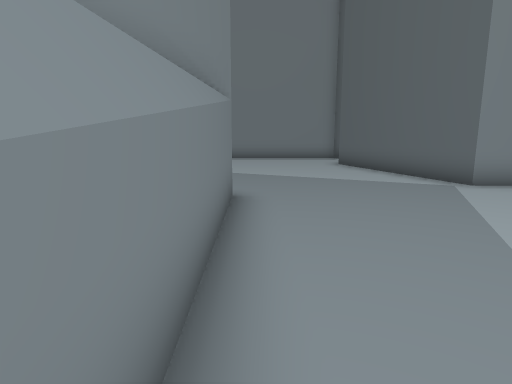
[1] (above)

12 first-person views from a walk through a Unity game level. The camera is 1.2 m above the floor, tilts 10° down and sees 75° across. The floor is counted in squares, 1 m on a side. Each view is taken from the middle of a square. On the plan, view 1 faces up. The plan holds only what a view shows up to about 14 squares ahead; the rest is blank. The place goes on beyond the plan.

[2]
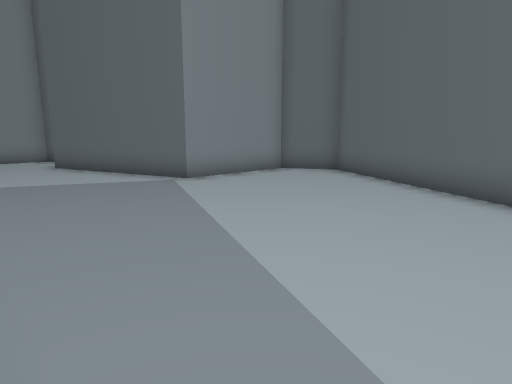

[3]
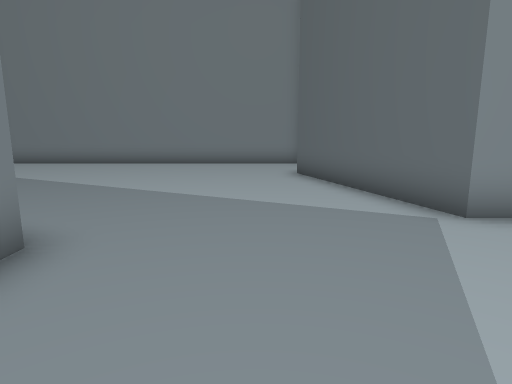

[4]
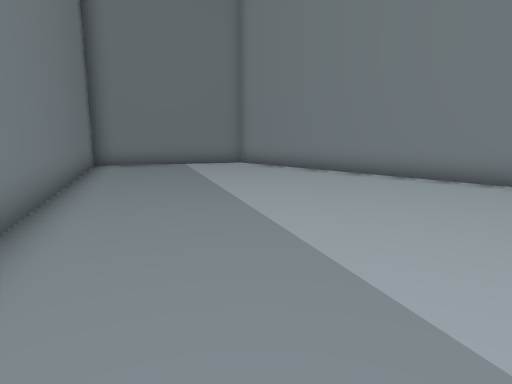

[5]
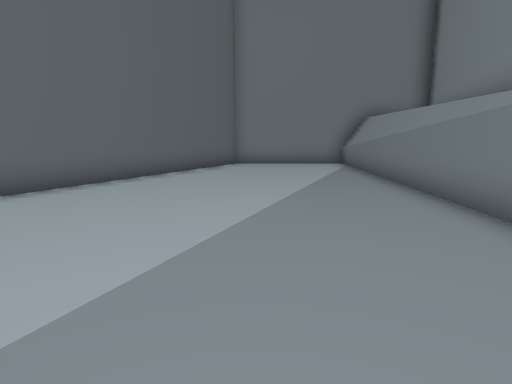

[6]
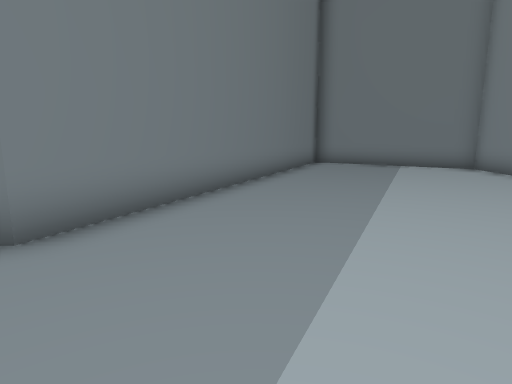

[7]
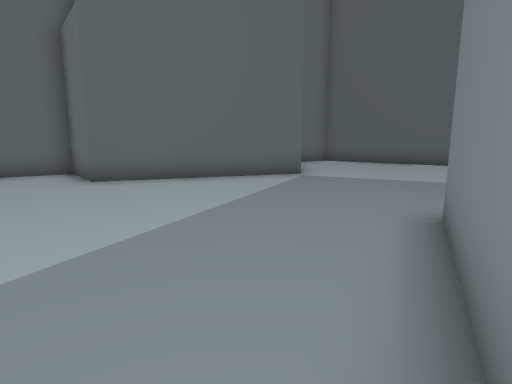

[8]
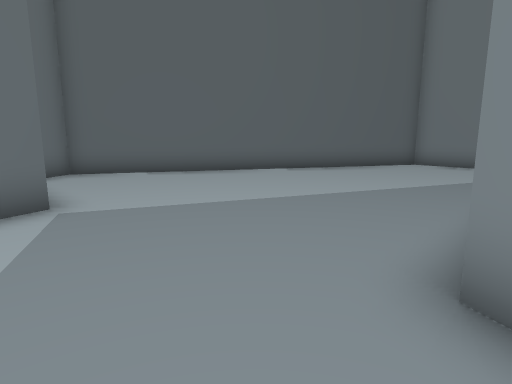

[9]
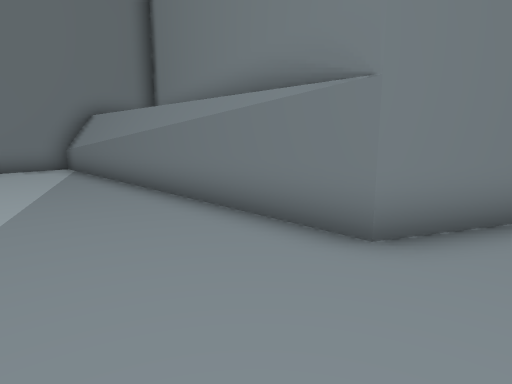

[10]
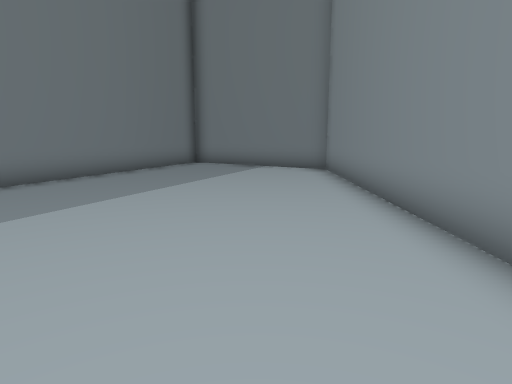

[11]
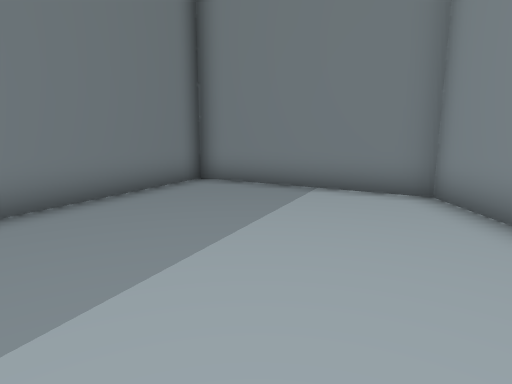

[12]
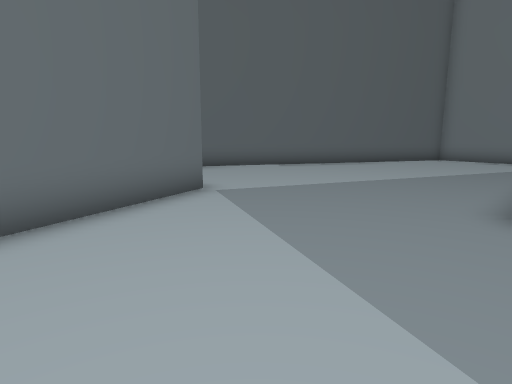

### Floor plan
Points are (right, up) in squares from view 1. A wall is a line through its corners. A room is listed if a view was taken in it or the views show most of it. See-through windows are left out.
Room 1 (views 1, 2, 3, 4, 5, 6, 7, 8, 9, 10, 11, 12)
walls: (-0.3, 5.4) (-1.1, -4.4) (3.8, -4.4) (9.8, 6) (8.8, 7.6) (5, 7.6) (3.2, 13.1) (4.9, 14.4) (3.8, 16.4) (-8.2, 16.4) (-11, 11.5) (-0.5, 6.4) (-0.5, -4.5)

Where each view was taken, in squares from view 1:
view 1: 0 up, 0 right, facing up
view 2: 0 up, 0 right, facing up-right
view 3: 3 up, 2 right, facing up
view 4: 7 up, 2 right, facing up-left
view 5: 9 up, 3 right, facing down
view 6: 9 up, 3 right, facing left
view 7: 9 up, 5 left, facing right
view 8: 9 up, 1 left, facing down-right
view 9: 8 up, 3 right, facing down-left
view 10: 14 up, 3 right, facing left
view 11: 13 up, 2 left, facing left
view 12: 12 up, 1 left, facing down-right
